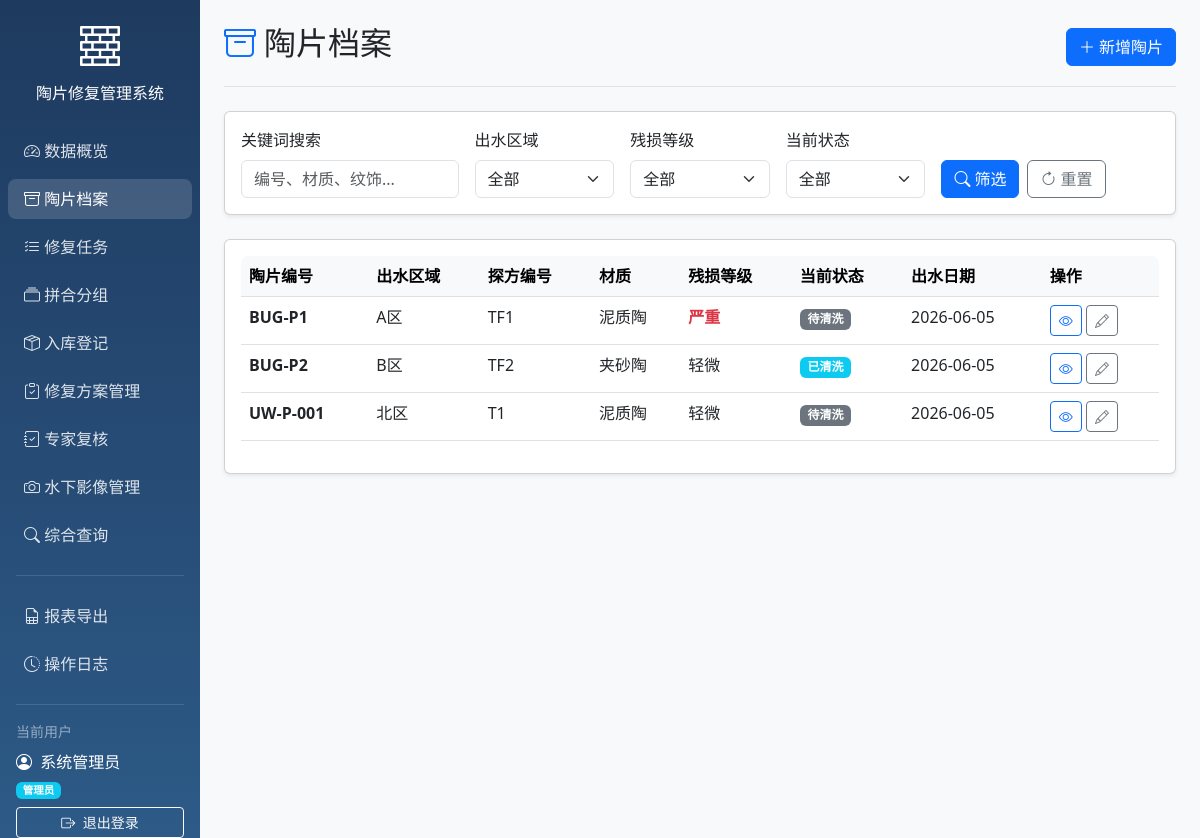
The page /potteries (signed in) on the database as committed earlier.
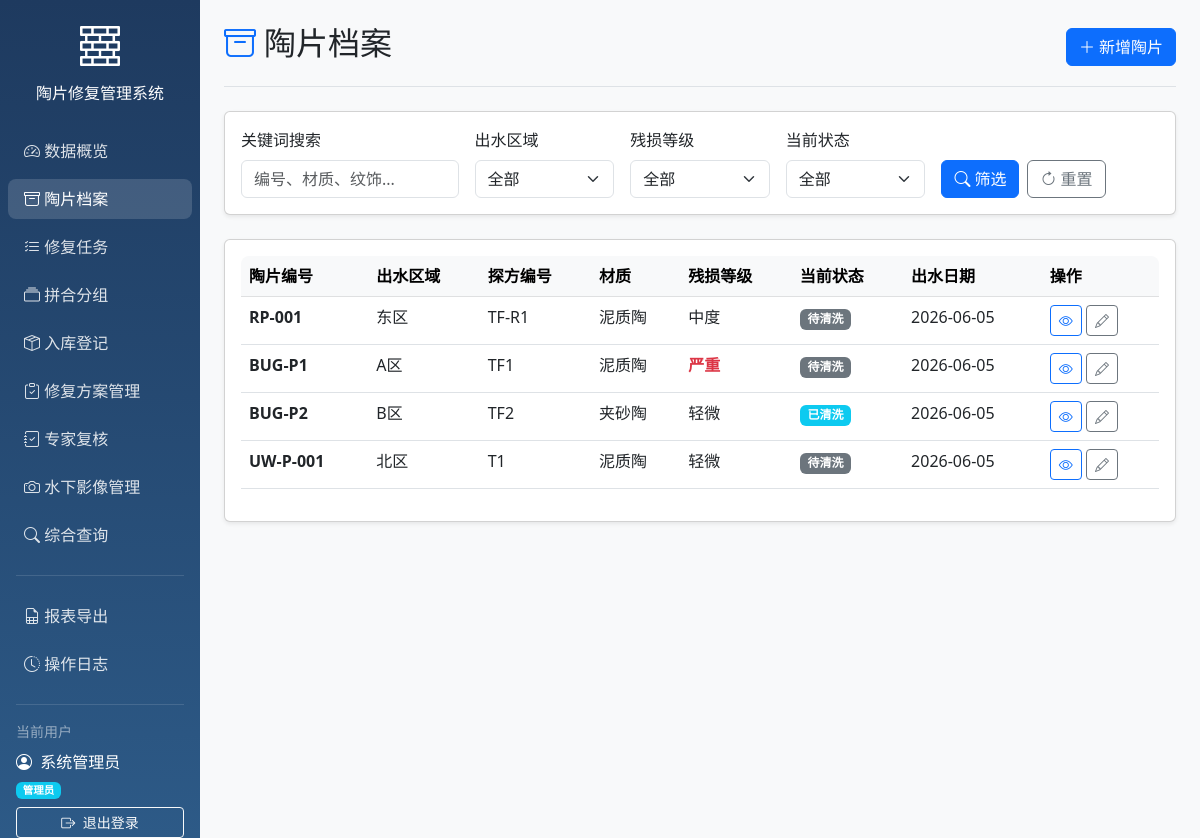
The same page on the database as committed later.
### models/models.py (models this page shows)
class Pottery(Base):
    __tablename__ = "potteries"
    id = Column(Integer, primary_key=True, index=True)
    pottery_number = Column(String, unique=True, index=True)
    water_area = Column(String)
    trench_number = Column(String)
    material = Column(String)
    decoration_description = Column(Text)
    damage_level = Column(String)
    current_status = Column(String)
    recovery_date = Column(Date)
    created_at = Column(DateTime(timezone=True), server_default=func.now())
    updated_at = Column(DateTime(timezone=True), onupdate=func.now())
    is_locked = Column(Boolean, default=False)
    cleaning_records = relationship("CleaningRecord", back_populates="pottery")
    pottery_groups = relationship("PotteryGroupMember", back_populates="pottery")
    storage_record = relationship("StorageRecord", uselist=False, back_populates="pottery")
    images = relationship("PotteryImage", back_populates="pottery", cascade="all, delete-orphan")
    repair_tasks = relationship("RepairTask", back_populates="pottery")

### main.py (the view)
@app.get("/potteries", response_class=HTMLResponse)
async def list_potteries(
    request: Request,
    current_user: User = Depends(get_current_user),
    db: Session = Depends(get_db),
    keyword: Optional[str] = None,
    water_area: Optional[str] = None,
    damage_level: Optional[str] = None,
    current_status: Optional[str] = None
):
    query = db.query(Pottery)
    if keyword:
        query = query.filter(or_(
            Pottery.pottery_number.contains(keyword),
            Pottery.decoration_description.contains(keyword),
            Pottery.material.contains(keyword)
        ))
    if water_area:
        query = query.filter(Pottery.water_area == water_area)
    if damage_level:
        query = query.filter(Pottery.damage_level == damage_level)
    if current_status:
        query = query.filter(Pottery.current_status == current_status)
    potteries = query.order_by(Pottery.created_at.desc()).all()
    water_areas = [r[0] for r in db.query(Pottery.water_area).distinct().all() if r[0]]
    return templates.TemplateResponse("potteries.html", {
        "request": request,
        "current_user": current_user,
        "potteries": potteries,
        "keyword": keyword,
        "water_area": water_area,
        "damage_level": damage_level,
        "current_status": current_status,
        "water_areas": water_areas
    })

### templates/potteries.html (shortened to what the changed rows need)
{% extends "base.html" %}
{% block body %}
<div class="container-fluid">
    <div class="row">
        <main class="col-md-9 ms-sm-auto col-lg-10 px-md-4 main-content">
            <div class="d-flex justify-content-between flex-wrap flex-md-nowrap align-items-center pt-4 pb-3 mb-4 border-bottom">
                <h1 class="h2">
                    <i class="bi bi-archive text-primary me-2"></i>陶片档案
                </h1>
            </div>
            <div class="card shadow-sm">
                <div class="card-body">
                    <div class="table-responsive">
                        <table class="table table-hover">
                            <thead class="table-light">
                                <tr>
                                    <th>陶片编号</th>
                                    <th>出水区域</th>
                                    <th>探方编号</th>
                                    <th>材质</th>
                                    <th>残损等级</th>
                                    <th>当前状态</th>
                                    <th>出水日期</th>
                                    <th>操作</th>
                                </tr>
                            </thead>
                            <tbody>
                                {% for p in potteries %}
                                <tr>
                                    <td><strong>{{ p.pottery_number }}</strong></td>
                                    <td>{{ p.water_area }}</td>
                                    <td>{{ p.trench_number }}</td>
                                    <td>{{ p.material }}</td>
                                    <td>
                                        {% if p.damage_level == '严重' %}
                                        <span class="damage-severe">{{ p.damage_level }}</span>
                                        {% else %}
                                        {{ p.damage_level }}
                                        {% endif %}
                                    </td>
                                    <td>
                                        {% if p.current_status == '已入库' %}
                                        <span class="badge bg-success">{{ p.current_status }}</span>
                                        {% elif p.current_status == '已清洗' %}
                                        <span class="badge bg-info">{{ p.current_status }}</span>
                                        {% else %}
                                        <span class="badge bg-secondary">{{ p.current_status }}</span>
                                        {% endif %}
                                    </td>
                                    <td>{{ p.recovery_date }}</td>
                                    <td>
                                        <a href="/potteries/{{ p.id }}" class="btn btn-sm btn-outline-primary">
                                            <i class="bi bi-eye"></i>
                                        </a>
                                        <a href="/potteries/{{ p.id }}/edit" class="btn btn-sm btn-outline-secondary">
                                            <i class="bi bi-pencil"></i>
                                        </a>
                                    </td>
                                </tr>
                                {% endfor %}
                            </tbody>
                        </table>
                    </div>
                </div>
            </div>
        </main>
    </div>
</div>
{% endblock %}

Rows that differ between the two databases and show on the page:
added Pottery: pottery_number "RP-001", water_area "东区", trench_number "TF-R1", material "泥质陶", damage_level "中度", current_status "待清洗", recovery_date "2026-06-05"
